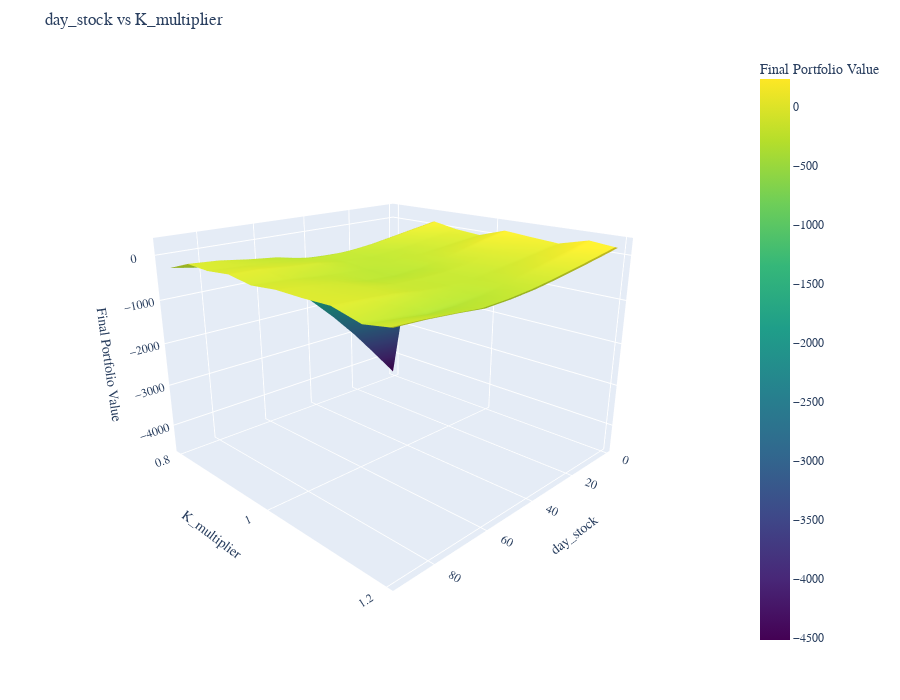
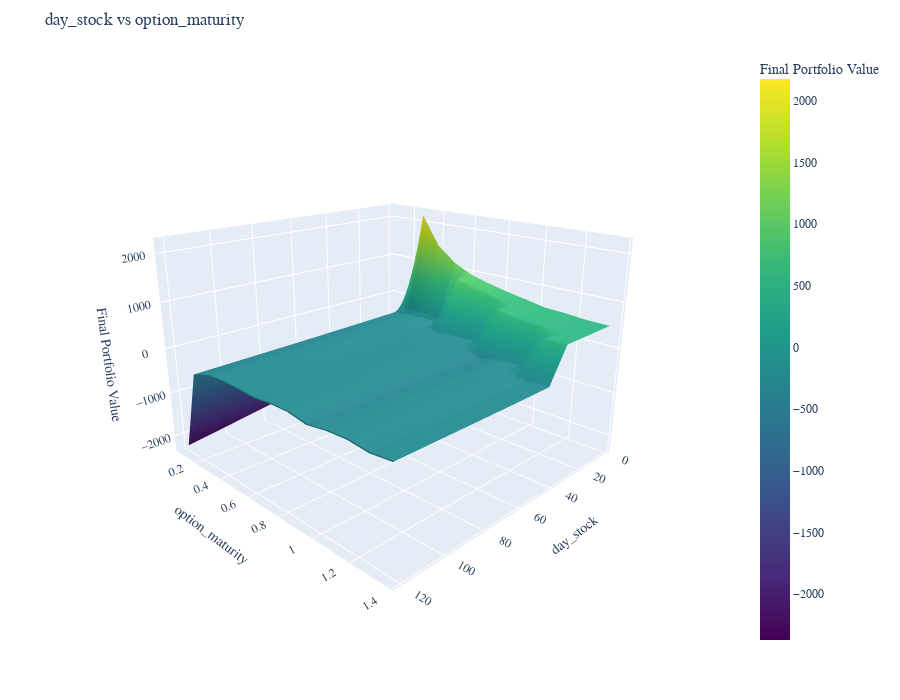
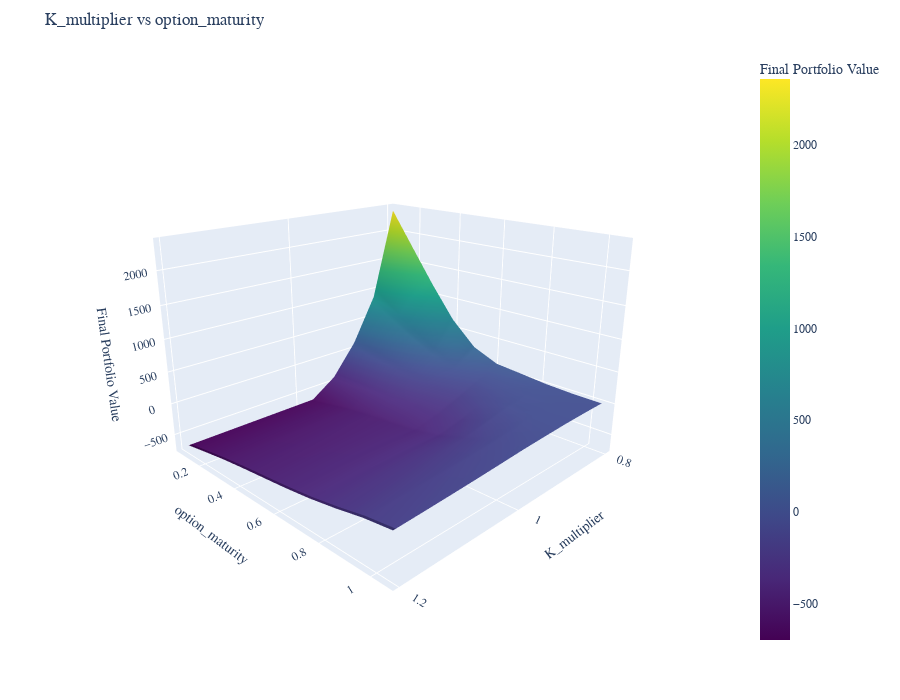

Notebook code cell kept with these figures, in order:
### Code cell
import pandas as pd
import plotly.graph_objs as go

def plot_surface(x, y, z, x_label, y_label, z_label, title):
    surface = go.Surface(
        x=x, 
        y=y, 
        z=z,
        colorscale="Viridis",
        colorbar=dict(title=z_label)
    )
    layout = go.Layout(
        title=title,
        autosize=False,
        width=900,  
        height=700,  
        margin=dict(l=50, r=50, t=50, b=50),  
        font=dict(family="Arial", size=12),  
        scene=dict(
            xaxis=dict(
                title=x_label,
                titlefont=dict(size=14),
                tickfont=dict(size=12),
            ),
            yaxis=dict(
                title=y_label,
                titlefont=dict(size=14),
                tickfont=dict(size=12),
            ),
            zaxis=dict(
                title=z_label,
                titlefont=dict(size=14),
                tickfont=dict(size=12),
            ),
            camera=dict(
                eye=dict(x=1.5, y=1.5, z=0.75)  
            ),
            aspectratio=dict(x=1, y=1, z=0.7),  
        ),
    )
    fig = go.Figure(data=[surface], layout=layout)
    return fig

# day_stock vs K_multiplier
pivot1 = results_garch_3d.pivot_table(index="day_stock", columns="K_multiplier", values="final_portfolio_value")
fig1 = plot_surface(
    x=pivot1.index, 
    y=pivot1.columns, 
    z=pivot1.values, 
    x_label="day_stock", 
    y_label="K_multiplier", 
    z_label="Final Portfolio Value", 
    title="day_stock vs K_multiplier"
)

# day_stock vs option_maturity
pivot2 = results_garch_3d.pivot_table(index="day_stock", columns="option_maturity", values="final_portfolio_value")
fig2 = plot_surface(
    x=pivot2.index, 
    y=pivot2.columns, 
    z=pivot2.values, 
    x_label="day_stock", 
    y_label="option_maturity", 
    z_label="Final Portfolio Value", 
    title="day_stock vs option_maturity"
)

# K_multiplier vs option_maturity
pivot3 = results_garch_3d.pivot_table(index="K_multiplier", columns="option_maturity", values="final_portfolio_value")
fig3 = plot_surface(
    x=pivot3.index, 
    y=pivot3.columns, 
    z=pivot3.values, 
    x_label="K_multiplier", 
    y_label="option_maturity", 
    z_label="Final Portfolio Value", 
    title="K_multiplier vs option_maturity"
)

fig1.show()
fig2.show()
fig3.show()

### Figure 1 — Plotly figure (JSON) as saved in the notebook; plotly's stock layout.template omitted (floating-point values rounded to 4 significant figures; data arrays with more than 128 entries replaced by an {"elided": "..."} marker saying what was removed)
{"data": [{"colorbar": {"title": {"text": "Final Portfolio Value"}}, "colorscale": [[0, "#440154"], [0.1111, "#482878"], [0.2222, "#3e4989"], [0.3333, "#31688e"], [0.4444, "#26828e"], [0.5556, "#1f9e89"], [0.6667, "#35b779"], [0.7778, "#6ece58"], [0.8889, "#b5de2b"], [1, "#fde725"]], "type": "surface", "x": [1, 11, 21, 31, 41, 51, 61, 71, 81, 91, 101, 111, 121], "y": [0.8, 0.8444, 0.8889, 0.9333, 0.9778, 1.022, 1.067, 1.111, 1.156, 1.2], "z": {"elided": "13x10 float values"}}], "layout": {"autosize": false, "font": {"family": "Arial", "size": 12}, "height": 700, "margin": {"b": 50, "l": 50, "r": 50, "t": 50}, "scene": {"aspectratio": {"x": 1, "y": 1, "z": 0.7}, "camera": {"eye": {"x": 1.5, "y": 1.5, "z": 0.75}}, "xaxis": {"tickfont": {"size": 12}, "title": {"font": {"size": 14}, "text": "day_stock"}}, "yaxis": {"tickfont": {"size": 12}, "title": {"font": {"size": 14}, "text": "K_multiplier"}}, "zaxis": {"tickfont": {"size": 12}, "title": {"font": {"size": 14}, "text": "Final Portfolio Value"}}}, "title": {"text": "day_stock vs K_multiplier"}, "width": 900}}

### Figure 2 — Plotly figure (JSON) as saved in the notebook; plotly's stock layout.template omitted (floating-point values rounded to 4 significant figures; data arrays with more than 128 entries replaced by an {"elided": "..."} marker saying what was removed)
{"data": [{"colorbar": {"title": {"text": "Final Portfolio Value"}}, "colorscale": [[0, "#440154"], [0.1111, "#482878"], [0.2222, "#3e4989"], [0.3333, "#31688e"], [0.4444, "#26828e"], [0.5556, "#1f9e89"], [0.6667, "#35b779"], [0.7778, "#6ece58"], [0.8889, "#b5de2b"], [1, "#fde725"]], "type": "surface", "x": [1, 11, 21, 31, 41, 51, 61, 71, 81, 91, 101, 111, 121], "y": [0.08333, 0.1905, 0.2976, 0.4048, 0.5119, 0.619, 0.7262, 0.8333, 0.9405, 1.048, 1.155, 1.262, 1.369, 1.476, 1.583], "z": {"elided": "13x15 float values"}}], "layout": {"autosize": false, "font": {"family": "Arial", "size": 12}, "height": 700, "margin": {"b": 50, "l": 50, "r": 50, "t": 50}, "scene": {"aspectratio": {"x": 1, "y": 1, "z": 0.7}, "camera": {"eye": {"x": 1.5, "y": 1.5, "z": 0.75}}, "xaxis": {"tickfont": {"size": 12}, "title": {"font": {"size": 14}, "text": "day_stock"}}, "yaxis": {"tickfont": {"size": 12}, "title": {"font": {"size": 14}, "text": "option_maturity"}}, "zaxis": {"tickfont": {"size": 12}, "title": {"font": {"size": 14}, "text": "Final Portfolio Value"}}}, "title": {"text": "day_stock vs option_maturity"}, "width": 900}}

### Figure 3 — Plotly figure (JSON) as saved in the notebook; plotly's stock layout.template omitted (floating-point values rounded to 4 significant figures; data arrays with more than 128 entries replaced by an {"elided": "..."} marker saying what was removed)
{"data": [{"colorbar": {"title": {"text": "Final Portfolio Value"}}, "colorscale": [[0, "#440154"], [0.1111, "#482878"], [0.2222, "#3e4989"], [0.3333, "#31688e"], [0.4444, "#26828e"], [0.5556, "#1f9e89"], [0.6667, "#35b779"], [0.7778, "#6ece58"], [0.8889, "#b5de2b"], [1, "#fde725"]], "type": "surface", "x": [0.8, 0.8444, 0.8889, 0.9333, 0.9778, 1.022, 1.067, 1.111, 1.156, 1.2], "y": [0.08333, 0.1905, 0.2976, 0.4048, 0.5119, 0.619, 0.7262, 0.8333, 0.9405, 1.048, 1.155, 1.262, 1.369, 1.476, 1.583], "z": {"elided": "10x15 float values"}}], "layout": {"autosize": false, "font": {"family": "Arial", "size": 12}, "height": 700, "margin": {"b": 50, "l": 50, "r": 50, "t": 50}, "scene": {"aspectratio": {"x": 1, "y": 1, "z": 0.7}, "camera": {"eye": {"x": 1.5, "y": 1.5, "z": 0.75}}, "xaxis": {"tickfont": {"size": 12}, "title": {"font": {"size": 14}, "text": "K_multiplier"}}, "yaxis": {"tickfont": {"size": 12}, "title": {"font": {"size": 14}, "text": "option_maturity"}}, "zaxis": {"tickfont": {"size": 12}, "title": {"font": {"size": 14}, "text": "Final Portfolio Value"}}}, "title": {"text": "K_multiplier vs option_maturity"}, "width": 900}}
